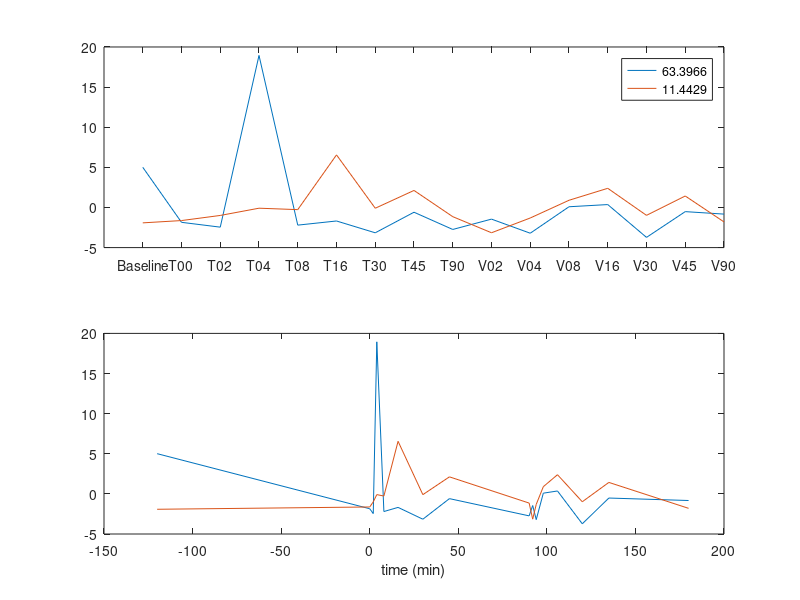

The MATLAB script that drew this image:
% load data for gene expression, to analyse time scales of change
load integrateAndSwitchGeneExpression.mat

% meanExpression is in times by genes, each values average of 2-3
% replicates
% remove all columns with NaN values
cleanedExpression = meanExpression(:,~any(isnan(meanExpression)));

% % remove only columns with all NaN values
% cleanedExpression = meanExpression(:,~all(isnan(meanExpression)));

% principle component analysis
% algorithms eig or svd (or als), Centered false or true
[coeff, score, ~, ~, explained] = pca(cleanedExpression,...
    'Algorithm','eig','Centered',true');

figure
subplot(2,1,1)
plot(score(:,1))
hold all
plot(score(:,2))
set(gca,'XTick',1:size(times,1),'XTickLabel',times)
legend(num2str(explained(1:2)))

subplot(2,1,2)
plot(timeData,score(:,1))
hold all
plot(timeData,score(:,2))
xlabel('time (min)')

